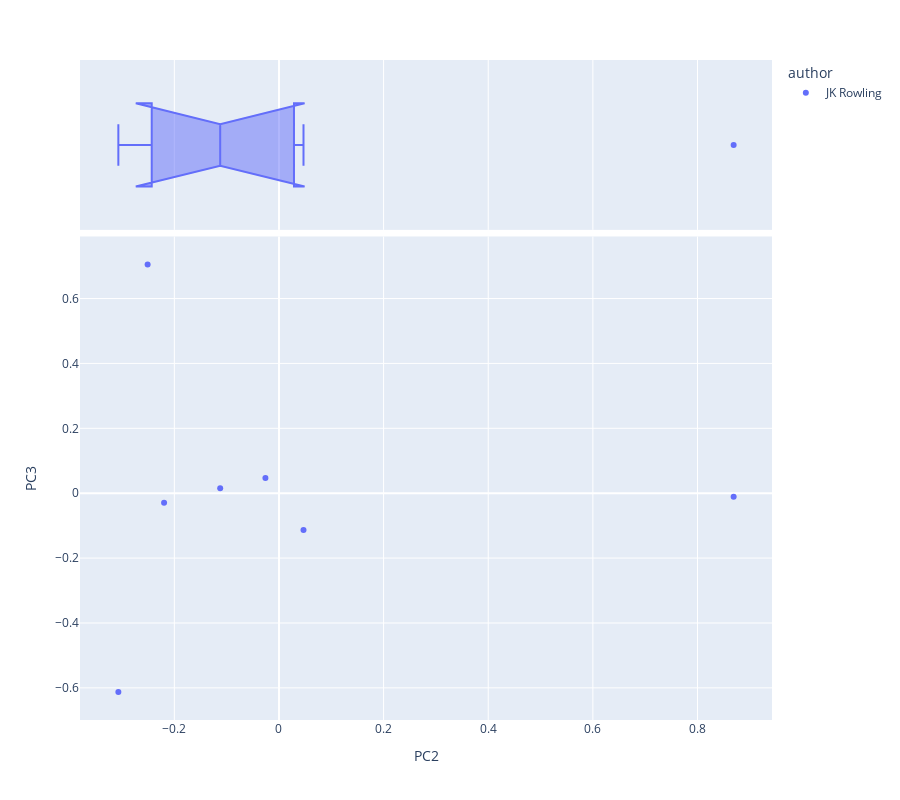

Here is the notebook cell this chart was saved with:
### Code cell
vis_pcs(DCM_sk, 2, 3)

### Figure 1 — Plotly figure (JSON) as saved in the notebook; plotly's stock layout.template omitted (floating-point values rounded to 4 significant figures)
{"data": [{"hovertemplate": "<b>%{hovertext}</b><br><br>author=JK Rowling<br>PC2=%{x}<br>PC3=%{y}<extra></extra>", "hovertext": ["JK Rowling-Chamber of Secrets-h", "JK Rowling-Deathly Hallows-e", "JK Rowling-Goblet of Fire-o", "JK Rowling-Half-Blood Prince-a", "JK Rowling-Order of the Phoenix-r", "JK Rowling-Prisoner of Azkaban-r", "JK Rowling-Sorcerer's Stone-o"], "legendgroup": "JK Rowling", "marker": {"color": "#636efa", "symbol": "circle"}, "mode": "markers", "name": "JK Rowling", "orientation": "v", "showlegend": true, "type": "scatter", "x": [0.04689, -0.1124, 0.8691, -0.2196, -0.02593, -0.2511, -0.307], "xaxis": "x", "y": [-0.1136, 0.01525, -0.0108, -0.02959, 0.04652, 0.7052, -0.613], "yaxis": "y"}, {"alignmentgroup": "True", "hovertemplate": "<b>%{hovertext}</b><br><br>author=JK Rowling<br>PC2=%{x}<extra></extra>", "hovertext": ["JK Rowling-Chamber of Secrets-h", "JK Rowling-Deathly Hallows-e", "JK Rowling-Goblet of Fire-o", "JK Rowling-Half-Blood Prince-a", "JK Rowling-Order of the Phoenix-r", "JK Rowling-Prisoner of Azkaban-r", "JK Rowling-Sorcerer's Stone-o"], "legendgroup": "JK Rowling", "marker": {"color": "#636efa", "symbol": "circle"}, "name": "JK Rowling", "notched": true, "offsetgroup": "JK Rowling", "showlegend": false, "type": "box", "x": [0.04689, -0.1124, 0.8691, -0.2196, -0.02593, -0.2511, -0.307], "xaxis": "x2", "yaxis": "y2"}], "layout": {"height": 800, "legend": {"title": {"text": "author"}, "tracegroupgap": 0}, "margin": {"t": 60}, "xaxis": {"anchor": "y", "domain": [0, 1], "title": {"text": "PC2"}}, "xaxis2": {"anchor": "y2", "domain": [0, 1], "matches": "x", "showgrid": true, "showticklabels": false}, "yaxis": {"anchor": "x", "domain": [0, 0.7326], "title": {"text": "PC3"}}, "yaxis2": {"anchor": "x2", "domain": [0.7426, 1], "matches": "y2", "showgrid": false, "showline": false, "showticklabels": false, "ticks": ""}}}
